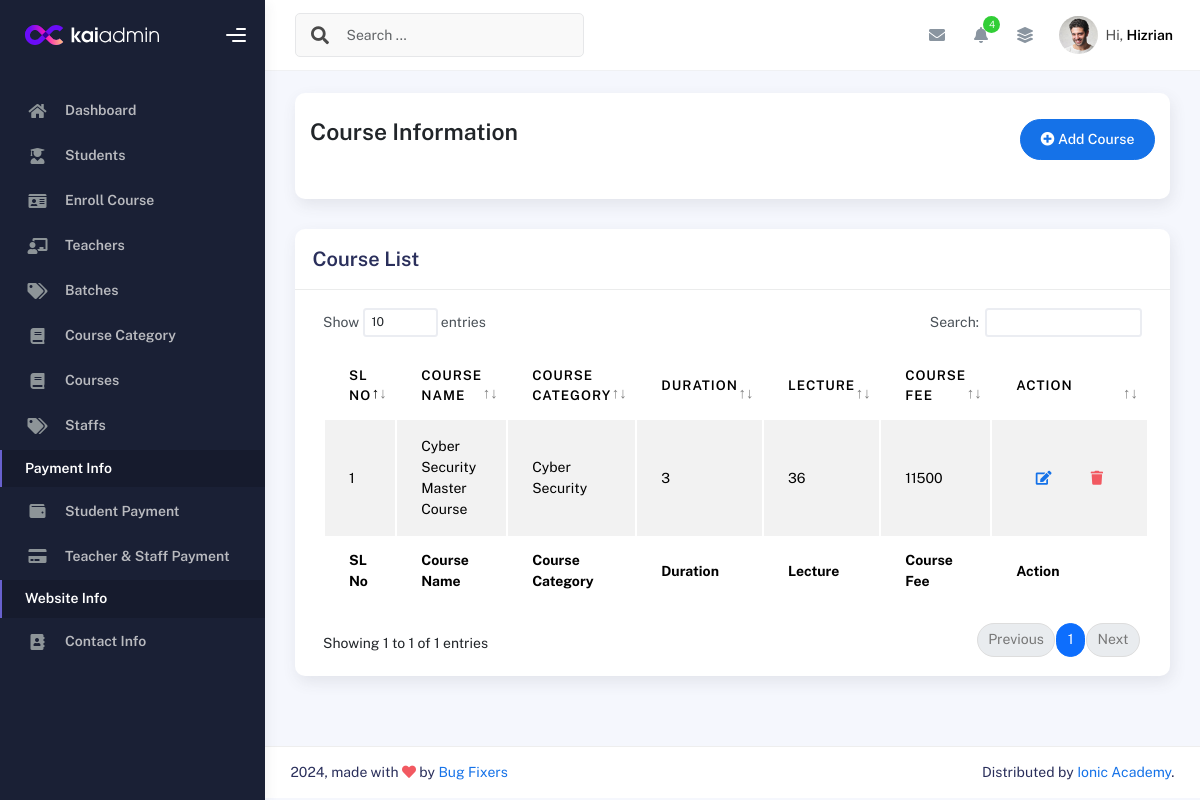
Before: /courselist/ (signed in) with the older database file.
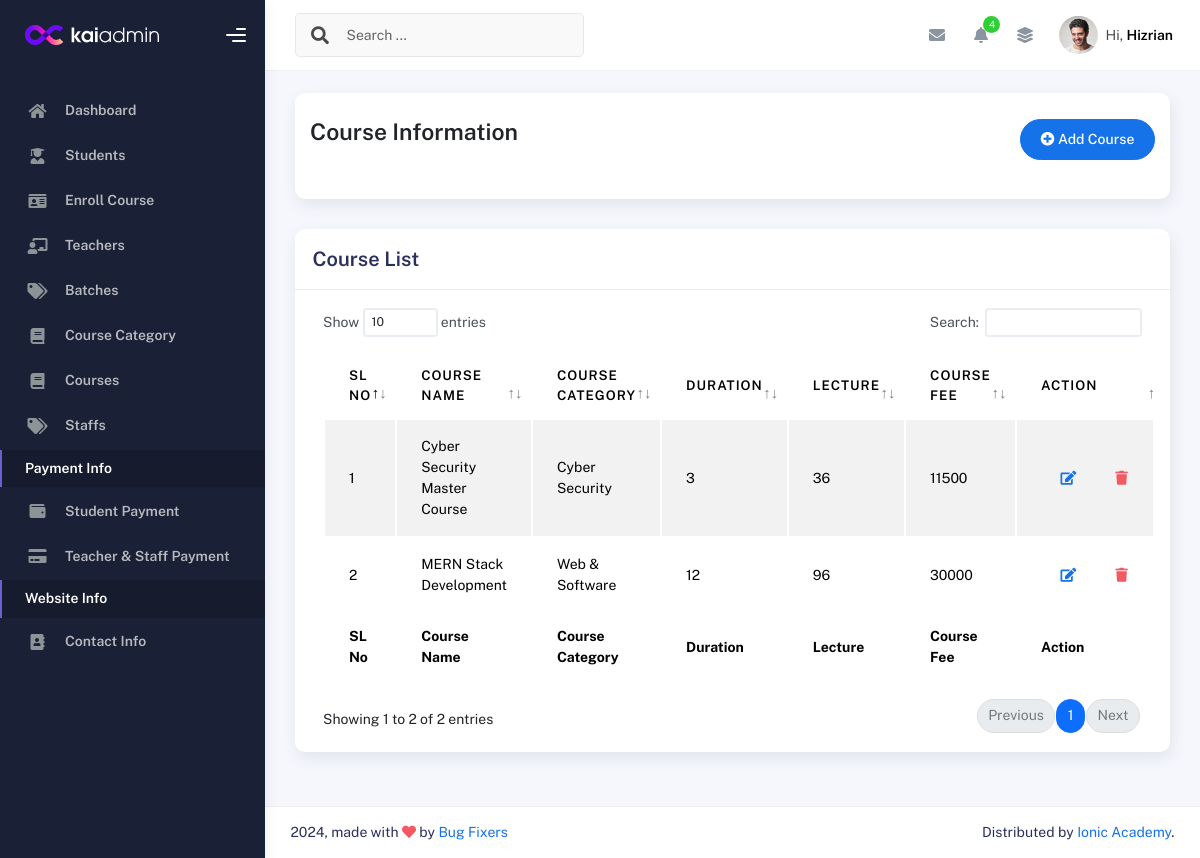
After: the same page with the newer database file.
### IMSapp/models.py (models this page shows, shortened)
class CourseInfoModel(models.Model):
    CourseName=models.CharField(max_length=150, null=True)
    Sologan=models.CharField(max_length=100, null=True)
    ShortSummary=models.CharField(max_length=150, null=True)
    CourseCategory=models.ForeignKey(CourseCategoryModel,on_delete=models.SET_NULL,related_name='coursecategory', null=True)
    Lecture=models.IntegerField(null=True)
    CourseDuration=models.IntegerField(null=True)
    WeeklyClass=models.IntegerField(null=True)
    ClassDuration=models.IntegerField(null=True)
    TotalProject=models.IntegerField(null=True)
    CourseOverview=models.TextField(null=True)
    CourseCurrriculum=models.TextField(null=True)
    Software=models.TextField(max_length=200, null=True)
    CourseFor=models.TextField(null=True)
    JobPositions=models.TextField(null=True)
    CourseFee=models.IntegerField(null=True)
    IntroVideo=models.CharField(max_length=200, null=True)
    CourseImage=models.ImageField(upload_to='media/courseImage', null=True)

class CourseCategoryModel(models.Model):
    CategoryName = models.CharField(max_length=100,null=True)
    def __str__(self):
        return self.CategoryName

### IMSapp/courseviews.py (the view)
# urls.py: path('courselist/',courselist,name="courselist"),
@login_required
def courselist(request):
    coursedata = CourseInfoModel.objects.all()
    context = {
        'coursedata':coursedata
    }
    return render(request,'courses/courselist.html',context)

### IMSapp/templates/courses/courselist.html
{% extends "profilemaster/master.html" %}
{% block content %}
<div class="col-sm-12 col-md-12">
    <div class="card card-stats card-round">
        <div class="card-body">
            <div class="d-flex align-items-left align-items-md-center flex-column flex-md-row pt-2 pb-4">
                <div>
                    <h3 class="fw-bold mb-3">Course Information</h3>
                </div>
                <div class="ms-md-auto py-2 py-md-0">
                    <a href="{% url 'addcourse' %}" class="btn btn-primary btn-round"><i class="fas fa-plus-circle"></i> Add Course</a>
                </div>
            </div>
        </div>
    </div>
</div>
<div class="col-md-12">
    <div class="card">
      <div class="card-header">
        <h4 class="card-title">Course List</h4>
      </div>
      <div class="card-body">
        <div class="table-responsive">
          <table id="basic-datatables" class="display table table-striped table-hover">
            <thead>
              <tr>
                <th>SL No</th>
                <th>Course Name</th>
                <th>Course Category</th>
                <th>Duration</th>
                <th>Lecture</th>
                <th>Course Fee</th>
                <th>Action</th>
              </tr>
            </thead>
            <tfoot>
              <tr>
                <th>SL No</th>
                <th>Course Name</th>
                <th>Course Category</th>
                <th>Duration</th>
                <th>Lecture</th>
                <th>Course Fee</th>
                <th>Action</th>
              </tr>
            </tfoot>
            <tbody>
              {% for i in coursedata %}
                <tr>
                  <td>{{forloop.counter}}</td>
                  <td>{{i.CourseName}}</td>
                  <td>{{i.CourseCategory}}</td>
                  <td>{{i.CourseDuration}}</td>
                  <td>{{i.Lecture}}</td>
                  <td>{{i.CourseFee}}</td>
                  <td>
                    <div class="form-button-action">
                      <a href="{% url 'editcourse' i.id %}" class="btn btn-link btn-primary btn-md">
                        <i class="fa fa-edit"></i>
                      </a>
                      <a href="{% url 'deletecourse' i.id %}" class="btn btn-link btn-danger btn-md">
                        <i class="fa fa-trash"></i>
                      </a>
                    </div>
                  </td>
                </tr>
              {% endfor %}
            </tbody>
          </table>
        </div>
      </div>
    </div>
  </div>
{% endblock content %}

Changed rows visible on the page:
added CourseInfoModel: CourseName "MERN Stack Development", CourseCategory "Web & Software", CourseDuration "12", Lecture "96", CourseFee "30000"
Other visible differences:
text written by a page script: "Show entries Search: Showing 1 to 1 of 1 entries Previous 1 Next" → "Show entries Search: Showing 1 to 2 of 2 entries Previous 1 Next"
